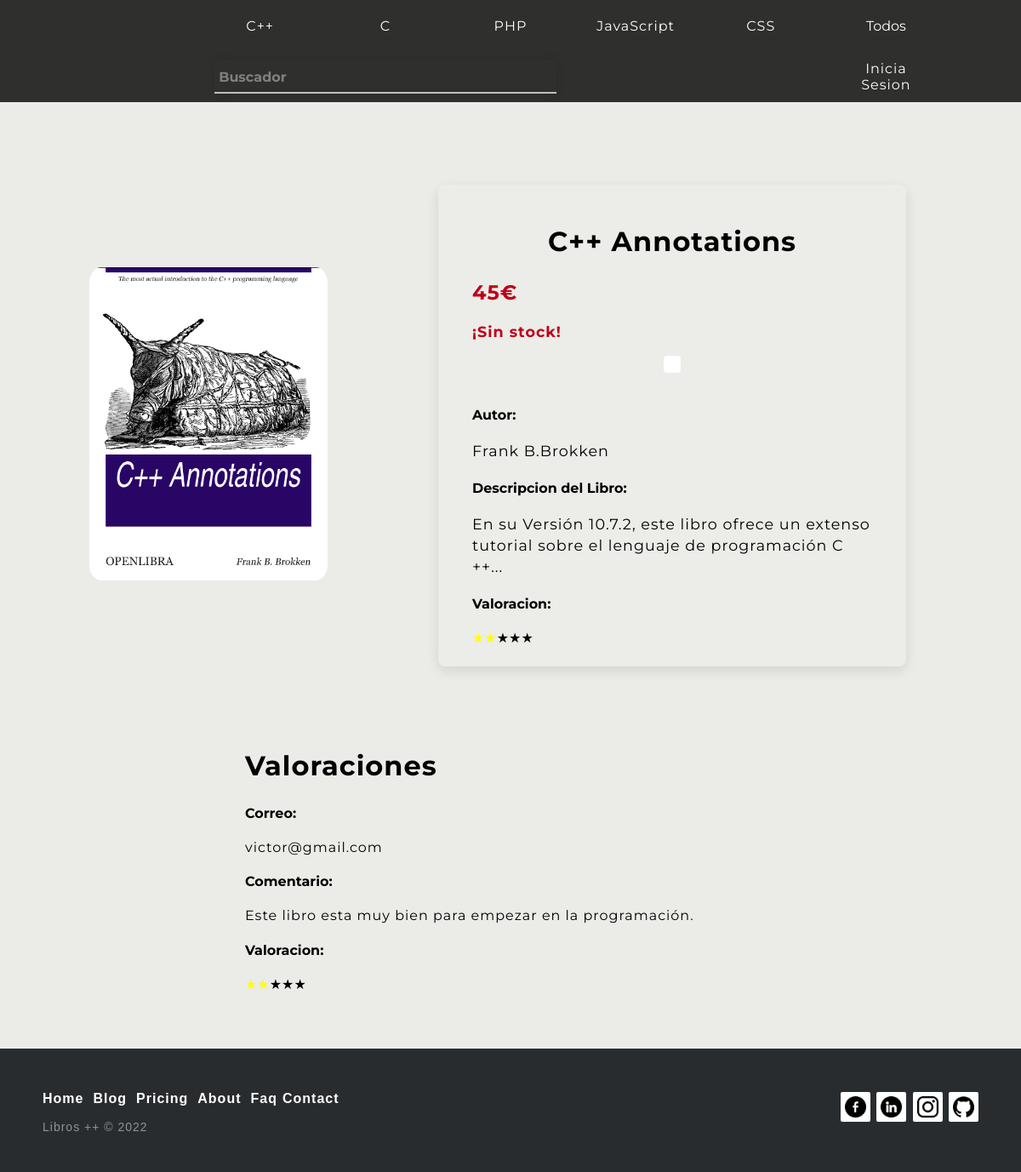
Page /index.php?controller=Producto&action=paginaProducto&isbn=9 on the committed database.
### tables this page shows
CREATE TABLE `categoria` (
  `idCategoria` int(11) NOT NULL,
  `nombre` varchar(30) NOT NULL,
  `estado` tinyint(4) NOT NULL DEFAULT 0
);

CREATE TABLE `producto` (
  `ISBN` int(11) NOT NULL,
  `nombre` varchar(30) NOT NULL,
  `descripcion` text NOT NULL,
  `imagen` varchar(50) NOT NULL,
  `precio` float(6,2) NOT NULL,
  `stock` int(11) NOT NULL,
  `categoria` int(11) NOT NULL,
  `autor` varchar(30) NOT NULL,
  `destacado` tinyint(1) NOT NULL DEFAULT 0,
  `estado` tinyint(4) NOT NULL DEFAULT 0
);

### controllers/CategoriaController.php (called while the page is built, shortened)
<?php
include("models/categoria.php");
class CategoriaController{
            ?>
            <?php
    public function categoriasMenu(){
        require_once("models/categoria.php");
        $categoria = new Categoria("");
        $categorias =  $categoria->categoriasMenu();
        require_once "views/general/header.php";
    }
}

### models/database.php (called while the page is built, shortened)
<?php
class Database{
    public function __construct(){
        $servername = "localhost";
        $dbname= "tiendaonline";
        $username = "root";
        $password = "";
		$this->db = new PDO("mysql:host=$servername;dbname=$dbname",$username, $password);
    }
}

### models/categoria.php (called while the page is built, shortened)
<?php
    require_once("database.php");
    class Categoria extends Database{
        public function  categoriasMenu(){
                $sql = "SELECT categoria.nombre,COUNT(*) ,categoria.idCategoria FROM `producto` INNER JOIN `categoria` ON categoria.idCategoria = producto.categoria GROUP by producto.categoria, categoria.idCategoria ORDER BY `COUNT(*)` DESC limit 5 ";
                $rows = $this->db->query($sql);
                return $rows->fetchAll(PDO::FETCH_CLASS);
        }
}

### models/producto.php (called while the page is built, shortened)
<?php
    require_once("database.php");
    class Producto extends Database{
        private $isbn;
        public function setIsbn($isbn)
        {
            $this->isbn = $isbn;
        }
        public function listadoProducto(){
            $sql ="SELECT producto.*, AVG(valoraciones.valoracion) AS media, COUNT(valoraciones.ISBN) AS cuenta ,valoraciones.comentario, valoraciones.correoCliente,valoraciones.valoracion FROM `producto` INNER JOIN `valoraciones` ON producto.ISBN = valoraciones.ISBN WHERE producto.ISBN = '".$this->isbn."'";
            $rows = $this->db->query($sql);
            return $rows->fetchAll(PDO::FETCH_CLASS);
        }
}
?>

### views/producto/paginaProducto.php (the view, shortened to what this page needs)
<div class="contenedorPaginaProducto">
 <div class="imagenPaginaProducto">
   <?php
     echo "<img class='imagenPaginaProducto' src='".$listadoProducto[0]->imagen."' >";
   ?>
 </div>
 <div class="cajaPaginaProducto">
   <div class="contenidoPaginaProducto">
     <?php
       echo "<h2 class= 'contenidoParesPaginaProducto'>".$listadoProducto[0]->nombre."</h2>";
       echo "<p class= 'precioPaginaProducto'>".$listadoProducto[0]->precio."€"."</p>";
       if ($listadoProducto[0]->stock > 5){
         echo "<p class='stockSi'>¡En stock! ¡Recíbelo mañana!</p>";
       }elseif($listadoProducto[0]->stock > 0 && $listadoProducto[0]->stock <5){
         echo "<p class='stockBajo'> ¡¡Rápido, quedan pocos!! </p>";
       }
       else{
         echo "<p class='stockNo'>¡Sin stock! </p>";
       }
       echo "<div class= 'corazonPaginaProducto'>";
         echo "<a  class= 'corazonMargen' href='index.php?controller=Producto&action=añadirFavorito&isbn=".$listadoProducto[0]->ISBN."'> "?>
            </a>
     </div>
     <?php
         echo "<br>";
         echo "<h4>Autor: </h4>";
         echo "<p>".$listadoProducto[0]->autor."</p>";
         echo "<h4>Descripcion del Libro: </h4>";
         echo "<p>".$listadoProducto[0]->descripcion."</p>";
         echo "<h4>Valoracion: </h4>";
         echo "<div class='valoracion'>";
           for($i=1 ; $i<= 5 ; $i++ ){
               if ($i<=$listadoProducto[0]->media){
                 echo "<font color=\"yellow\">★</font>";
               }else{
                 echo "★";
               }
           }
          echo " </div>";
          echo "</div>";
          echo "</div>";
          echo "</div>";
         echo "<div class=comentariosClientes>";
         echo "<h2>Valoraciones </h2>";
         if($listadoProducto[0]->cuenta==0){
           echo "<h4>Sin valoraciones: </h4>";
         }else{
          for($i=0; $i<= $listadoProducto[0]->cuenta ; $i++){
             foreach ($listadoProducto as $clave => $valor){
               echo "<h4>Correo: </h4>";
               echo "<p>".$valor->correoCliente."</p>";
               echo "<h4>Comentario: </h4>";
               echo "<p>".$valor->comentario."</p>";
               echo "<h4>Valoracion: </h4>";
               echo "<div class='valoracion'>";
               for($i=1 ; $i<= 5 ; $i++ ){
                   if ($i<=$valor->valoracion){
                     echo "<font color=\"yellow\">★</font>";
                   }else{
                     echo "★";
                   }
               }
               echo " </div>";
             }
           }
         }
           echo "</div>";
          ?>

### views/general/header.php (shortened to what this page needs)
<body>
    <div class="menu">
        <div class="menu2">
            <div class="wrapper"><form class='buscador'  action='index.php?controller=Producto&action=buscador' method='Post'>
                <div class="input-data">
                        <input class='buscador' autocomplete="off" type="search" pattern="[a-zA-Z0-9]{0,100}" name='buscador' required>
                        <label class='buscador'>Buscador</label>
                </div></form>
            </div>
        </div>
        <div class="menu4"><a href='index.php?controller=DetallePedido&action=listarCarrito'>
        <lord-icon
            src="https://cdn.lordicon.com/hyhnpiza.json"
            trigger="loop-on-hover"
            delay="500"
            colors="primary:white"
            state="hover"
            style="width:50px;height:50px">
        </lord-icon>
        </a></div>
        <?php
        if(isset($_SESSION["Cliente"])){
            ?>
            <div class="menu5">
                <a href="index.php?controller=Cliente&action=editarPerfil&correo=<?php echo $_SESSION["correo"]; ?>"><?php echo $_SESSION["Cliente"]; ?> </a> / <a href='index.php?controller=Cliente&action=opiniones'>Mis pedidos</a> /<a href='index.php?controller=Base&action=salir'>Salir</a>
                <!--<div class="dropdown" id="dropdown">
                    <button onclick="handleDropdownClicked(event)">
                        <span class="material-symbols-outlined"> settings </span>
                        More Actions
                        <span id="icon" class="material-symbols-outlined"> expand_more </span>
                    </button>
                    <button onclick="handleDropdownClicked(event)">
                        <span class="material-symbols-outlined"><?php echo $_SESSION["Cliente"]; ?></span>
                            <span id="icon" class="material-symbols-outlined"> expand_more </span>
                    </button>
                    <div class="menuPerfil">
                        <button >
                            <span class="material-symbols-outlined"> build </span>
                            Build Tools
                        </button>
                        <button>
                            <span class="material-symbols-outlined"> description </span>
                            File Manager
                        </button>
                        <button>
                            <span class="material-symbols-outlined"> logout </span>
                            Logout
                        </button>
                    </div>
                </div>-->
            </div>
            <?php
        }else{
            ?>
            <div class="menu5"><a href='index.php?controller=Cliente&action=login'> Inicia Sesion</a> </div>
            <?php
        }
        ?>
        <div class="menu6"> <a class = "categoriaLink" href='index.php?controller=Categoria&action=categoriaCliente&idCategoria=<?php echo  $categorias[0]->idCategoria; ?>'><?php echo  $categorias[0]->nombre; ?></a></div>
        <div class="menu7"><a class = "categoriaLink" href='index.php?controller=Categoria&action=categoriaCliente&idCategoria=<?php echo  $categorias[1]->idCategoria; ?>'><?php echo $categorias[1]->nombre; ?></a></div>
        <div class="menu8"><a class = "categoriaLink" href='index.php?controller=Categoria&action=categoriaCliente&idCategoria=<?php echo  $categorias[2]->idCategoria; ?>'><?php echo $categorias[2]->nombre; ?></a></div>
        <div class="menu9"><a class = "categoriaLink" href='index.php?controller=Categoria&action=categoriaCliente&idCategoria=<?php echo  $categorias[3]->idCategoria; ?>'><?php echo $categorias[3]->nombre; ?></a></div>
        <div class="menu10"><a class = "categoriaLink" href='index.php?controller=Categoria&action=categoriaCliente&idCategoria=<?php echo  $categorias[4]->idCategoria; ?>'><?php echo $categorias[4]->nombre; ?></a></div>
        <div class="menu11">Todos</div>
        </div>
</body>

### rows in the picture
categoria: nombre "C++"
categoria: nombre "C"
categoria: nombre "PHP"
categoria: nombre "JavaScript"
categoria: nombre "CSS"
producto: imagen (picture), nombre "C++ Annotations", precio "45", autor "Frank B.Brokken", descripcion "En su Versión 10.7.2, este libro ofrece un extenso tutorial sobre el lenguaje de programación C ++...", correoCliente "victor@gmail.com", comentario "Este libro esta muy bien para empezar en la programación."
